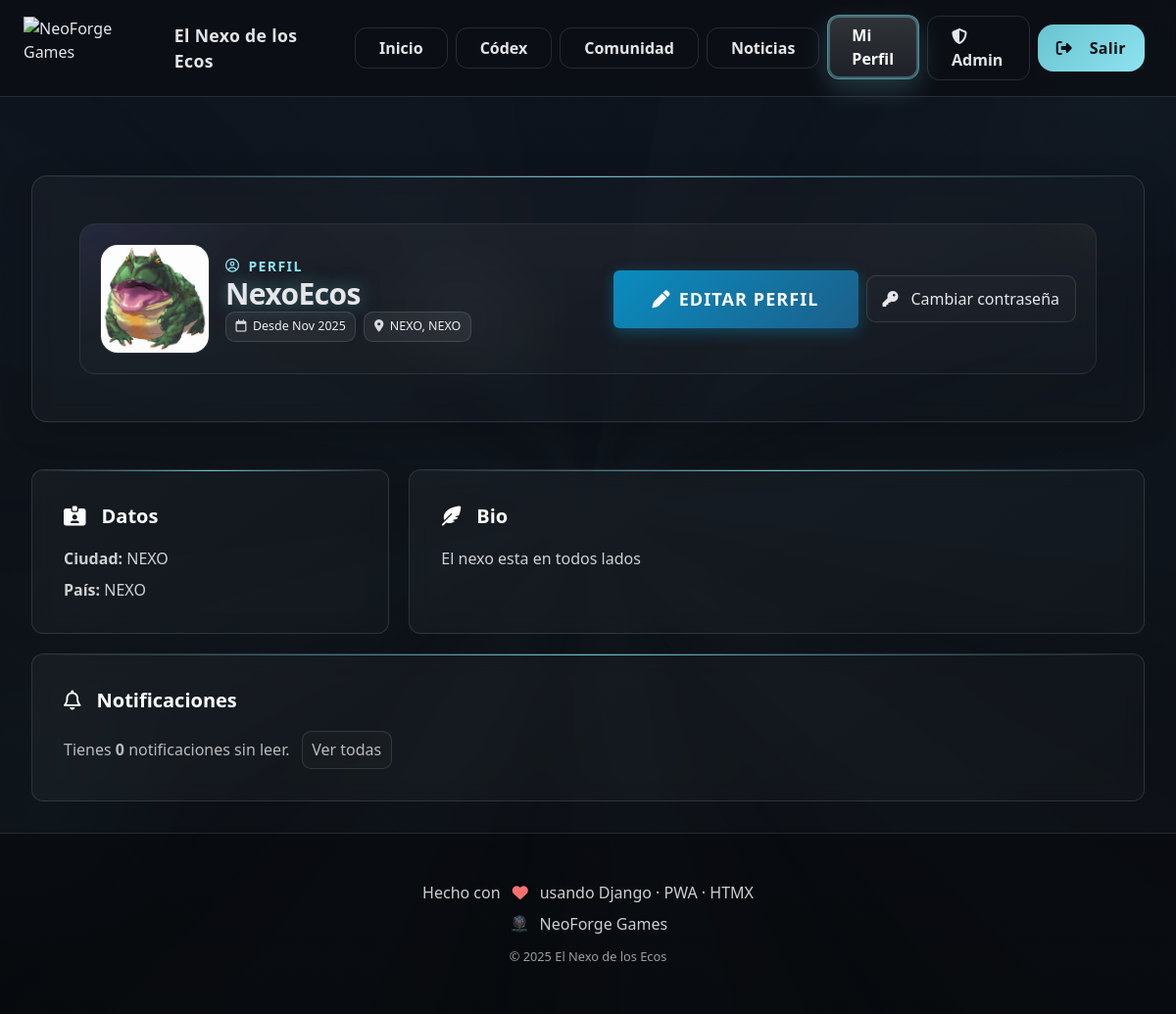
Page /accounts/profile/ (signed in) on the committed database.
### accounts/models.py (models this page shows, shortened)
class Profile(models.Model):
    user = models.OneToOneField(User, on_delete=models.CASCADE, related_name='profile')
    display_name    = models.CharField(max_length=120, blank=True, default='')
    gamer_tag       = models.CharField(max_length=60, blank=True, default='')
    bio             = models.TextField(blank=True, default='')
    country         = models.CharField(max_length=60, blank=True, default='')
    city            = models.CharField(max_length=60, blank=True, default='')
    favorite_domain = models.CharField(
        max_length=20,
        choices=(
            ('tiempo',  'Tiempo'),
            ('niebla',  'Niebla'),
            ('cenizas', 'Cenizas'),
            ('vientos', 'Vientos'),
            ('piedra',  'Piedra'),
        ),
        blank=True,
        default=''
    )
    avatar = models.ImageField(upload_to=avatar_upload_to, blank=True, null=True)

### accounts/views.py (the view)
# urls.py: path('profile/', ProfileView.as_view(), name='profile'),
class ProfileView(TemplateView):
    template_name = 'accounts/profile.html'
    def get_context_data(self, **kwargs):
        ctx = super().get_context_data(**kwargs)
        username = self.request.GET.get('user')
        u = get_object_or_404(User, username=username) if username else self.request.user
        ctx['u'] = u
        ctx['profile'] = getattr(u, 'profile', None)
        ctx['notifications'] = Notification.objects.filter(user=u).order_by('-created')[:10]
        ctx['unread_count'] = Notification.objects.filter(user=u, is_read=False).count()
        return ctx

### templates/accounts/profile.html (shortened to what this page needs)
{% extends "base.html" %}
{% load static humanize %}
{% block content %}
<section class="section">
  <div class="hero-prof">
    <div class="flex items-center justify-between gap-6 relative z-10">
      <div class="flex items-center gap-4">
        <div class="avatar-xl">
          {% if profile.avatar %}
            <img src="{{ profile.avatar.url }}" alt="Avatar" style="width:100%;height:100%;object-fit:cover">
          {% else %}
            <img src="{% static 'img/avatars/default.png' %}" alt="Avatar" style="width:100%;height:100%;object-fit:cover;opacity:.75">
          {% endif %}
        </div>
        <div>
          <p class="kicker"><i class="fa-regular fa-circle-user"></i> Perfil</p>
          <h1 class="h1-glow text-2xl md:text-3xl">{{ profile.display_name|default:u.username }}</h1>
          <div class="flex items-center gap-2 text-white/80">
            <span class="chip"><i class="fa-regular fa-calendar"></i> Desde {{ u.date_joined|date:"M Y" }}</span>
            {% if profile.city or profile.country %}
              <span class="chip"><i class="fa-solid fa-location-dot"></i> {{ profile.city|default:"" }}{% if profile.city and profile.country %}, {% endif %}{{ profile.country|default:"" }}</span>
            {% endif %}
          </div>
        </div>
      </div>
      {% if request.user == u %}
      <div class="flex items-center gap-2">
        <a class="lol-button" href="{% url 'accounts:profile_edit' %}">
          <span class="lol-button-text"><i class="fa-solid fa-pen mr-2"></i>Editar perfil</span>
        </a>
        <a class="btn-ghost" href="/accounts/password_change/" style="padding:.7rem 1rem;border-radius:.6rem">
          <i class="fa-solid fa-key mr-1"></i> Cambiar contraseña
        </a>
      </div>
      {% endif %}
    </div>
  </div>
</section>
<section class="grid lg:grid-cols-3 gap-5">
  <aside class="card">
    <h3 class="card-title"><i class="fa-solid fa-id-card-clip mr-2"></i> Datos</h3>
    <ul class="text-white/80 mt-2 space-y-2">
      <li><strong>Ciudad:</strong> {{ profile.city|default:"—" }}</li>
      <li><strong>País:</strong> {{ profile.country|default:"—" }}</li>
    </ul>
  </aside>
  <article class="card lg:col-span-2">
    <h3 class="card-title"><i class="fa-solid fa-feather-pointed mr-2"></i> Bio</h3>
    <p class="text-white/80 whitespace-pre-line mt-1">{{ profile.bio|default:"Sin descripción." }}</p>
  </article>
</section>
{% if request.user == u %}
<section class="mt-5">
  <div class="card">
    <h3 class="card-title"><i class="fa-regular fa-bell mr-2"></i> Notificaciones</h3>
    <p class="text-white/70 mt-1">
      Tienes <strong>{{ unread_count }}</strong> notificaciones sin leer.
      <a class="link-soft ml-2" href="{% url 'accounts:notifications' %}">Ver todas</a>
    </p>
  </div>
</section>
{% endif %}
{% endblock %}

### static/css/theme.css (style rules this page uses)
:root { --coal:#0b0f14; --ink:#0f1520; --text:#e6e6ea; --line:rgba(255,255,255,.12); --accent:#d2b26a; --brand:#a88bd4; --space-xs:.5rem; --space-sm:1rem; --space-md:1.5rem; --space-lg:2rem; --space-xl:3rem; --radius-sm:.5rem; --radius-md:.75rem; --radius-lg:1rem; --transition-fast:.2s ease; --transition-normal:.3s ease; --transition-slow:.5s ease; }
html[data-domain="vientos"] { --accent:#69c3d0; --brand:#8ee3ef; }
* { box-sizing:border-box; margin:0; padding:0 }
html,body { height:100% }
body { background:var(--coal); color:var(--text); font-family: ui-sans-serif,system-ui,-apple-system,BlinkMacSystemFont,'Segoe UI',Roboto,sans-serif; line-height:1.6; overflow-x:hidden; }
.btn-ghost { display:inline-flex; align-items:center; gap:.55rem; padding:.62rem 1.05rem; border-radius:.95rem; color:var(--text); border:1px solid var(--line); text-decoration:none; background:rgba(255,255,255,.02); transition:all var(--transition-fast) }
.lol-button { display:inline-flex; align-items:center; justify-content:center; padding:1rem 2.5rem; background:linear-gradient(135deg,#0a8cbf,#1c5f8a); color:#fff; font-weight:800; font-size:1.125rem; border:none; border-radius:6px; position:relative; overflow:hidden; cursor:pointer; letter-spacing:.06em; box-shadow:0 4px 15px rgba(10,140,191,.4); text-transform:uppercase; min-width:180px; transition:all .3s ease }
.lol-button::before { content:''; position:absolute; top:0; left:-100%; width:100%; height:100%; background:linear-gradient(90deg,transparent,rgba(255,255,255,.2),transparent); transition:left .5s ease }
.lol-button-text { position:relative; z-index:2 }
.section { margin:var(--space-xl) 0; padding:var(--space-xl); border-radius:var(--radius-lg); border:1px solid var(--line); background:linear-gradient(145deg,rgba(255,255,255,.03),rgba(255,255,255,.01)); backdrop-filter:blur(10px); box-shadow:0 8px 32px rgba(0,0,0,.2); position:relative; overflow:hidden }
.section::before { content:''; position:absolute; top:0; left:0; right:0; height:1px; background:linear-gradient(90deg,transparent,var(--accent),transparent) }
.card { background:linear-gradient(145deg,rgba(255,255,255,.04),rgba(255,255,255,.02)); padding:var(--space-lg); border-radius:var(--radius-md); border:1px solid var(--line); backdrop-filter:blur(10px); transition:all var(--transition-normal); position:relative; overflow:hidden }
.card::before { content:''; position:absolute; top:0; left:0; right:0; height:1px; background:linear-gradient(90deg,transparent,var(--accent),transparent) }
.card-title { font-size:1.25rem; font-weight:700; color:#fff; margin-bottom:var(--space-sm); display:flex; align-items:center; gap:var(--space-xs) }
.kicker { color:var(--brand); letter-spacing:.1em; text-transform:uppercase; font-size:.875rem; font-weight:700; display:flex; align-items:center; gap:var(--space-xs) }
.h1-glow { font-weight:800; letter-spacing:-.02em; text-shadow:0 0 20px color-mix(in oklab,var(--accent) 50%,transparent) }
.chip { display:inline-flex; align-items:center; gap:.4rem; padding:.28rem .55rem; border-radius: .55rem; background: rgba(255,255,255,.06); border:1px solid rgba(255,255,255,.12); font-size:.78rem; color: rgba(255,255,255,.92); }
.chip i { opacity:.9 }
.link-soft { display:inline-flex; align-items:center; gap:.4rem; padding:.4rem .6rem; border-radius:.6rem; border:1px solid rgba(255,255,255,.12); background: rgba(255,255,255,.02); transition: transform var(--transition-fast), border-color var(--transition-fast), background var(--transition-fast); }

### templates/accounts/profile.html (style rules this page uses)
.hero-prof { position:relative;padding:1.25rem;border-radius:16px; background:linear-gradient(180deg, rgba(255,255,255,.04), rgba(255,255,255,.02)); border:1px solid rgba(255,255,255,.08); overflow:hidden; }
.hero-prof::after { content:"";position:absolute;inset:-40%;background: radial-gradient(600px 300px at 15% 0%, rgba(123,97,255,.18), transparent 60%), radial-gradient(400px 200px at 85% 0%, rgba(255,180,50,.12), transparent 60%); pointer-events:none;filter:blur(20px); }
.avatar-xl { width:112px;height:112px;border-radius:18px;overflow:hidden; border:1px solid rgba(255,255,255,.12);background:#0b0f14; }
.chip { display:inline-flex;align-items:center;gap:.4rem;padding:.35rem .6rem;border:1px solid rgba(255,255,255,.12);border-radius:.6rem }

### rows in the picture
Profile: avatar (picture), display_name "NexoEcos", city "NEXO", country "NEXO", bio "El nexo esta en todos lados"

### other values in the picture
{{ u.date_joined|date:"M Y" }} "Nov 2025"
{{ unread_count }} "0"
